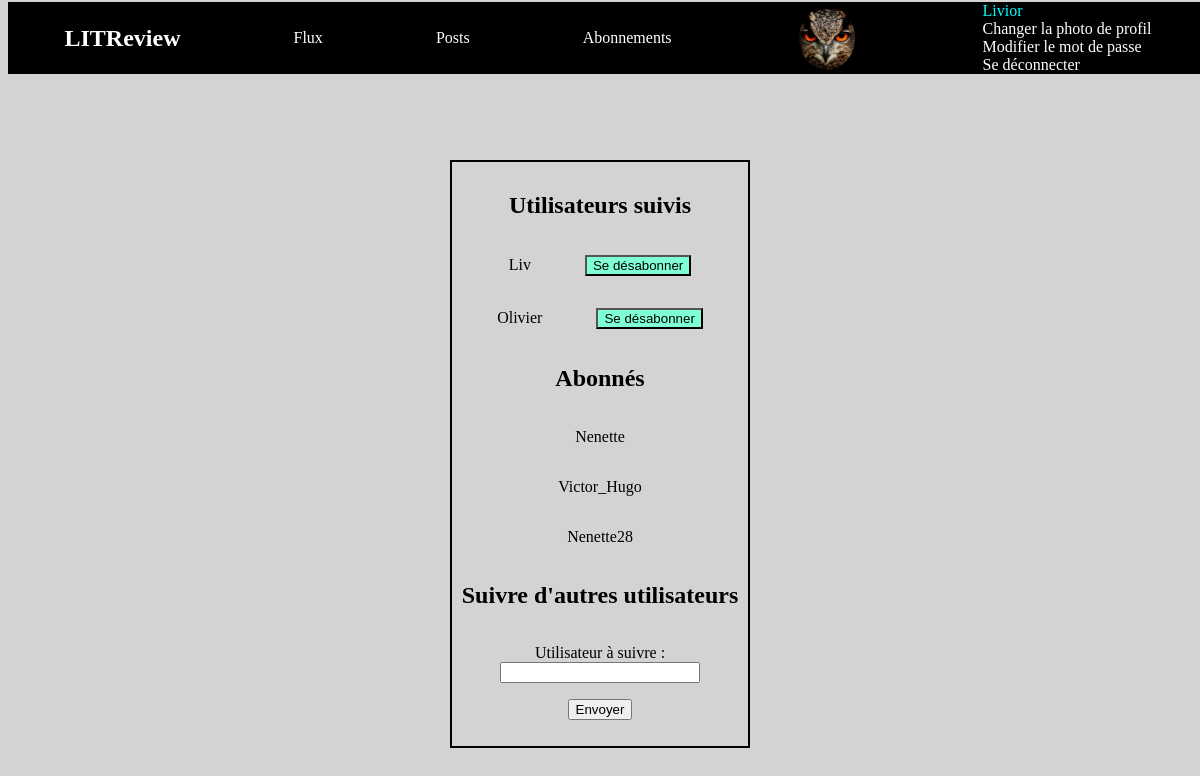
Screenshot of /subscribe/ (signed in) with the database file from the repository.
### authentication/models.py (models this page shows)
class User(AbstractUser):
    profile_photo = models.ImageField(verbose_name='Photo de profil')

### critics/models.py (models this page shows)
class UserFollows(models.Model):
    user = models.ForeignKey(
        to=settings.AUTH_USER_MODEL,
        on_delete=models.CASCADE,
        related_name='following')
    followed_user = models.ForeignKey(to=settings.AUTH_USER_MODEL,
                                      on_delete=models.CASCADE,
                                      related_name='followed_by')
    class Meta:
        unique_together = ('user', 'followed_user', )

### critics/views.py (the view)
# urls.py: path('subscribe/', critics.views.subscribe,
@login_required()
def subscribe(request):
    followed_users = UserFollows.objects.filter(user=request.user)
    followers = UserFollows.objects.filter(followed_user=request.user)
    users_to_follow = User.objects.all().exclude(
        Q(username__in=[follow.followed_user for follow in followed_users])
        | Q(username=request.user.username)
    )
    if request.method == "POST":
        form = FollowUsersForm(
            request.POST,
            user=request.user,
            followed_users=followed_users,
            users_to_follow=users_to_follow,
        )
        if form.is_valid():
            new_follow = UserFollows()
            new_follow.followed_user = form.cleaned_data["user_to_follow"]
            new_follow.user = request.user
            new_follow.save()
            return redirect("subscribe")
    else:
        form = FollowUsersForm()
    return render(
        request,
        "critics/subscribe.html",
        context={
            "form": form,
            "followed_users": list(followed_users),
            "followers": list(followers),
        },
    )

### critics/forms.py (shortened to what this page needs)
class FollowUsersForm(forms.Form):
    user_to_follow = forms.CharField(
        max_length=20,
        label="Utilisateur à suivre")
    def __init__(self, *args, **kwargs):
        self.user = kwargs.pop('user', None)
        self.followed_users = kwargs.pop('followed_users', None)
        self.user_to_follow = kwargs.pop('users_to_follow', None)
        super(FollowUsersForm, self).__init__(*args, **kwargs)

### critics/templates/critics/subscribe.html (shortened to what this page needs)
{% extends '../base.html' %}
{% block content %}
<section class="forms">
    <h1>Utilisateurs suivis</h1>
    {% for followed in followed_users %}
    <p>{{ followed.followed_user }} <button class="valid-cancel"><a href="{% url 'unsubscribe' followed.id %}">Se désabonner</a></button></p>
    {% endfor %}
    <h1>Abonnés</h1>
    {% for follower in followers %}
    <p>{{ follower.user }}</p>
    {% endfor %}
    <h1>Suivre d'autres utilisateurs</h1>
    <form action="" method="post" enctype="multipart/form-data">
        {{ form.as_p }}
        <input type="submit" value="Envoyer">
    </form>
</section>
{% endblock %}

### templates/base.html (shortened to what this page needs)
{% load static %}
<html>
    <head>
        <link rel="stylesheet" href="{% static 'critics/styles.css' %}" />
    </head>
    <header>
        <nav> <h1>LITReview</h1>
            {% if user.is_authenticated %}
            <a href="/flux">Flux</a>
            <a href="/posts">Posts</a>
            <a href="/subscribe">Abonnements</a>
            <div>
                {% if request.user.profile_photo %}
                    <img class="profile-photo" src="{{ request.user.profile_photo.url }}" alt="">
                {% else %}
                    <i class="fa-solid fa-circle-user fa-5x"></i>
                {% endif %}
            </div>
            <div class="account_management">
                <div class="display_username">{{ request.user }}</div>
                <a href="{% url 'profile-photo' %}">Changer la photo de profil</a>
                <a href="{% url 'new_password' %}">Modifier le mot de passe</a>
                <a href="{% url 'logout' %}">Se déconnecter</a>
            </div>
        </nav>
        {% endif %}
    </header>
    <body>
        {% block content %}{% endblock %}
    </body>
</html>

### critics/static/critics/styles.css (style rules this page uses)
header { position:fixed; top:2px; height:80px; width:100%; }
body { margin-top:160px; display: flex; flex-direction: column; color: black; background-color: lightgrey; }
nav { display:flex; justify-content: space-around; align-items:center; background-color: black; color: white; }
nav a { color: white; text-decoration: none; }
.account_management { display:flex; flex-direction: column; }
.display_username { color:cyan; }
.forms { display: flex; flex-direction: column; align-items: center; margin: auto; border: 2px black solid; padding: 10px; width:auto; }
.forms form { display:flex; flex-direction: column; align-items:center; }
.forms form>p { display: flex; text-align:center; flex-direction: column; }
.forms form>p input { width: 200px; align-self:center; }
.forms button { background-color: aquamarine; margin-left:50px; width:fit-content; }
.valid-cancel { flex-direction:row; }
.valid-cancel a { text-decoration: none; color: black; }
.profile-photo { width : 85px; clip-path: ellipse(33% 50%); }

### rows the page displays
User: user.profile_photo (picture), user "Livior"
UserFollows: followed_user "Liv"
UserFollows: followed_user "Olivier"
UserFollows: user "Nenette"
UserFollows: user "Victor_Hugo"
UserFollows: user "Nenette28"
